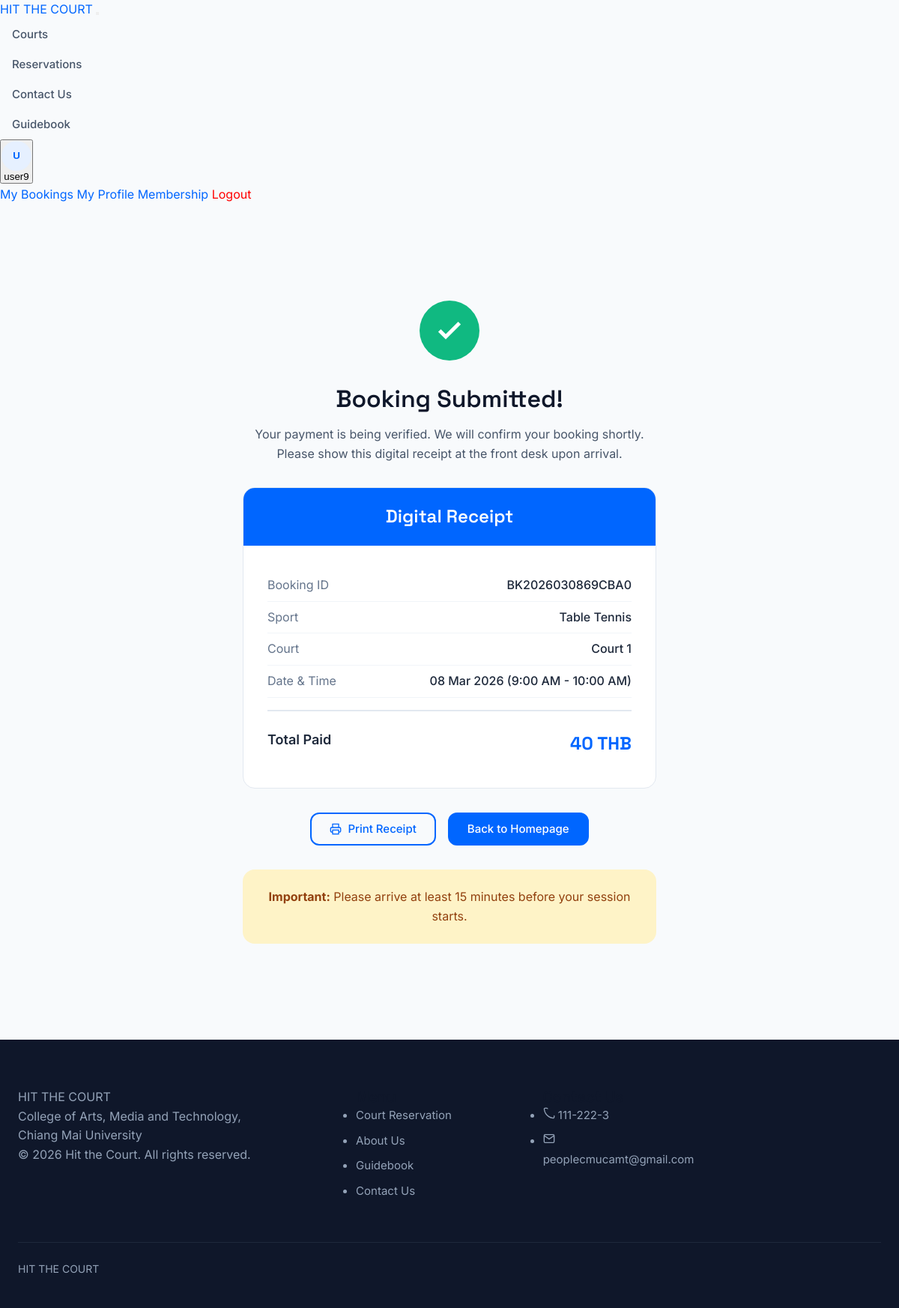
The page /pages/payment_success.php?booking=BK2026030869CBA0 (signed in) on the database its author committed.
### tables this page shows
CREATE TABLE `bookings` (
  `booking_id` int(11) NOT NULL,
  `booking_code` varchar(20) NOT NULL,
  `user_id` int(11) NOT NULL,
  `court_id` int(11) NOT NULL,
  `slot_id` int(11) NOT NULL,
  `booking_date` date NOT NULL,
  `duration_minutes` int(11) NOT NULL,
  `court_price` decimal(10,2) NOT NULL,
  `equipment_total` decimal(10,2) DEFAULT 0.00,
  `discount_amount` decimal(10,2) DEFAULT 0.00,
  `total_price` decimal(10,2) NOT NULL,
  `payment_status` enum('pending','paid','failed','refunded') DEFAULT 'pending',
  `expires_at` datetime DEFAULT NULL,
  `booking_status` enum('active','cancelled','completed') DEFAULT 'active',
  `notes` text DEFAULT NULL,
  `created_at` timestamp NOT NULL DEFAULT current_timestamp(),
  `updated_at` timestamp NOT NULL DEFAULT current_timestamp() ON UPDATE current_timestamp()
);

CREATE TABLE `sports` (
  `sport_id` int(11) NOT NULL,
  `sport_name` varchar(50) NOT NULL,
  `slug` varchar(50) NOT NULL,
  `description` text DEFAULT NULL,
  `duration_minutes` int(11) NOT NULL,
  `price` int(11) NOT NULL,
  `max_courts` int(11) DEFAULT 1,
  `image` varchar(255) DEFAULT NULL,
  `status` enum('active','inactive') DEFAULT 'active',
  `created_at` timestamp NOT NULL DEFAULT current_timestamp(),
  `price_per_round` decimal(10,2) DEFAULT 0.00,
  `total_courts` int(11) DEFAULT 1
);

CREATE TABLE `courts` (
  `court_id` int(11) NOT NULL,
  `sport_id` int(11) NOT NULL,
  `court_number` int(11) NOT NULL,
  `court_name` varchar(50) DEFAULT NULL,
  `status` enum('available','maintenance','reserved') DEFAULT 'available',
  `created_at` timestamp NOT NULL DEFAULT current_timestamp()
);

CREATE TABLE `time_slots` (
  `slot_id` int(11) NOT NULL,
  `sport_id` int(11) NOT NULL,
  `start_time` time NOT NULL,
  `end_time` time NOT NULL,
  `status` enum('active','inactive') DEFAULT 'active'
);

### config.php (called while the page is built, shortened)
<?php
function isLoggedIn() {
    return isset($_SESSION['user_id']);
}
?>

### pages/payment_success.php (the view, shortened to what this page needs)
<?php
require_once '../config.php';
 $bookingCode = sanitize($_GET['booking'] ?? '');
 $stmt = $pdo->prepare("
    SELECT b.*, s.sport_name, c.court_number, ts.start_time, ts.end_time
    FROM bookings b
    JOIN sports s ON b.court_id IN (SELECT court_id FROM courts WHERE sport_id = s.sport_id)
    JOIN courts c ON b.court_id = c.court_id
    JOIN time_slots ts ON b.slot_id = ts.slot_id
    WHERE b.booking_code = ? AND b.user_id = ?
");
 $stmt->execute([$bookingCode, $_SESSION['user_id']]);
 $booking = $stmt->fetch();
?>
<!DOCTYPE html>
<html lang="en">
<head>
    <link rel="stylesheet" href="../style.css">
    <link rel="stylesheet" href="<?= SITE_URL ?>/assets/css/home.css">
</head>
<body>
<nav class="navbar-home" id="navbar">
<div class="navbar-container">
    <a href="/" class="navbar-logo">HIT THE <span>COURT</span></a>
    <button class="mobile-toggle" aria-label="Toggle menu">
    </button>
    <ul class="nav-menu">
        <li class="nav-item"><a href="/courts" class="nav-link">Courts</a></li>
        <li class="nav-item"><a href="/reservations" class="nav-link">Reservations</a></li>
        <li class="nav-item"><a href="/reports" class="nav-link">Contact Us</a></li>
        <li class="nav-item"><a href="/guidebook" class="nav-link">Guidebook</a></li>
    </ul>
    <div class="nav-auth">
        <?php if (isLoggedIn()): ?>
            <div class="user-menu">
                <button class="user-btn">
                    <div class="user-avatar">
                        <?= strtoupper(substr($_SESSION['username'], 0, 1)) ?>
                    </div>
                    <span><?= htmlspecialchars($_SESSION['username']) ?></span>
                </button>
                <div class="user-dropdown">
                    <a href="/reservations" class="dropdown-link">My Bookings</a>
                    <a href="/profile"      class="dropdown-link">My Profile</a>
                    <a href="/membership"   class="dropdown-link">Membership</a>
                    <a href="/api/auth.php?action=logout" class="dropdown-link" style="color:red;">Logout</a>
                </div>
            </div>
        <?php else: ?>
            <a href="/login"    class="btn btn-ghost">Login</a>
            <a href="/register" class="btn btn-primary">Sign Up</a>
        <?php endif; ?>
    </div>
</div>
</nav>
    <main class="section">
        <div class="container">
            <div class="booking-success">
                <div class="success-icon">
                    <svg viewBox="0 0 24 24" fill="none" stroke="currentColor" stroke-width="3">
                        <polyline points="20 6 9 17 4 12"></polyline>
                    </svg>
                </div>
                <h1 class="success-title">Booking Submitted!</h1>
                <p class="success-message">
                    Your payment is being verified. We will confirm your booking shortly.<br>
                    Please show this digital receipt at the front desk upon arrival.
                </p>
                <div class="receipt-card">
                    <div class="receipt-header">
                        <h3 style="color: white; margin: 0;">Digital Receipt</h3>
                    </div>
                    <div class="receipt-body">
                        <div class="receipt-row">
                            <span class="receipt-label">Booking ID</span>
                            <span class="receipt-value"><?= htmlspecialchars($booking['booking_code']) ?></span>
                        </div>
                        <div class="receipt-row">
                            <span class="receipt-label">Sport</span>
                            <span class="receipt-value"><?= htmlspecialchars($booking['sport_name']) ?></span>
                        </div>
                        <div class="receipt-row">
                            <span class="receipt-label">Court</span>
                            <span class="receipt-value">Court <?= $booking['court_number'] ?></span>
                        </div>
                        <div class="receipt-row">
                            <span class="receipt-label">Date & Time</span>
                            <span class="receipt-value">
                                <?= date('d M Y', strtotime($booking['booking_date'])) ?>
                                (<?= date('g:i A', strtotime($booking['start_time'])) ?> - <?= date('g:i A', strtotime($booking['end_time'])) ?>)
                            </span>
                        </div>
                        <div class="order-total" style="margin-top: 1rem;">
                            <span class="order-total-label">Total Paid</span>
                            <span class="order-total-value"><?= number_format($booking['total_price']) ?> THB</span>
                        </div>
                    </div>
                </div>
                <div class="d-flex gap-2 mt-4" style="justify-content: center;">
                    <button onclick="window.print()" class="btn btn-outline">
                        <svg width="16" height="16" viewBox="0 0 24 24" fill="none" stroke="currentColor" stroke-width="2">
                            <polyline points="6 9 6 2 18 2 18 9"></polyline>
                            <path d="M6 18H4a2 2 0 0 1-2-2v-5a2 2 0 0 1 2-2h16a2 2 0 0 1 2 2v5a2 2 0 0 1-2 2h-2"></path>
                            <rect x="6" y="14" width="12" height="8"></rect>
                        </svg>
                        Print Receipt
                    </button>
                    <a href="<?= SITE_URL ?>/" class="btn btn-primary">Back to Homepage</a>
                </div>
                <div class="card mt-4" style="background: #FEF3C7; border: none;">
                    <div class="card-body text-center">
                        <p style="margin: 0; color: #92400E;">
                            <strong>Important:</strong> Please arrive at least 15 minutes before your session starts.
                        </p>
                    </div>
                </div>
            </div>
        </div>
    </main>
</body>
    <footer class="footer">
        <div class="container">
            <div class="footer-grid">
                <div>
                    <span class="footer-logo">HIT THE COURT</span>
                    <p class="footer-text">
                        College of Arts, Media and Technology,<br>
                        Chiang Mai University<br>
                        © 2026 Hit the Court. All rights reserved.
                    </p>
                </div>
                <div class="footer-links">
                    <h4>Menu</h4>
                    <ul>
                        <li><a href="<?= SITE_URL ?>/courts">Court Reservation</a></li>
                        <li><a href="<?= SITE_URL ?>/index#about">About Us</a></li>
                        <li><a href="<?= SITE_URL ?>/guidebook">Guidebook</a></li>
                        <li><a href="<?= SITE_URL ?>/reports">Contact Us</a></li>
                    </ul>
                </div>
                <div class="footer-links">
                    <h4>Contact Us</h4>
                    <ul>
                        <li><a href="tel:111-222-3"><svg xmlns="http://www.w3.org/2000/svg" width="16" height="16" viewBox="0 0 24 24" fill="none" stroke="currentColor" stroke-width="2"><path d="M22 16.92v3a2 2 0 0 1-2.18 2 19.79 19.79 0 0 1-8.63-3.07 19.5 19.5 0 0 1-6-6 19.79 19.79 0 0 1-3.07-8.67A2 2 0 0 1 4.11 2h3a2 2 0 0 1 2 1.72"></path></svg> 111-222-3</a></li>
                        <li><a href="mailto:peoplecmucamt@gmail.com"><svg xmlns="http://www.w3.org/2000/svg" width="16" height="16" viewBox="0 0 24 24" fill="none" stroke="currentColor" stroke-width="2"><path d="M4 4h16c1.1 0 2 .9 2 2v12c0 1.1-.9 2-2 2H4c-1.1 0-2-.9-2-2V6c0-1.1.9-2 2-2z"></path><polyline points="22,6 12,13 2,6"></polyline></svg> peoplecmucamt@gmail.com</a></li>
                    </ul>
                </div>
            </div>
            <div class="footer-bottom">
                <p>HIT THE COURT</p>
            </div>
        </div>
    </footer>
</html>

### rows shown on the page
bookings: booking_code "BK2026030869CBA0", sports.sport_name "Table Tennis", court.court_number "1", booking_date "08 Mar 2026", slot.start_time "9:00 AM", slot.end_time "10:00 AM", total_price "40"

### other values the page prints
substr($_SESSION['username'], 0, 1) "U"
$_SESSION['username'] "user9"
